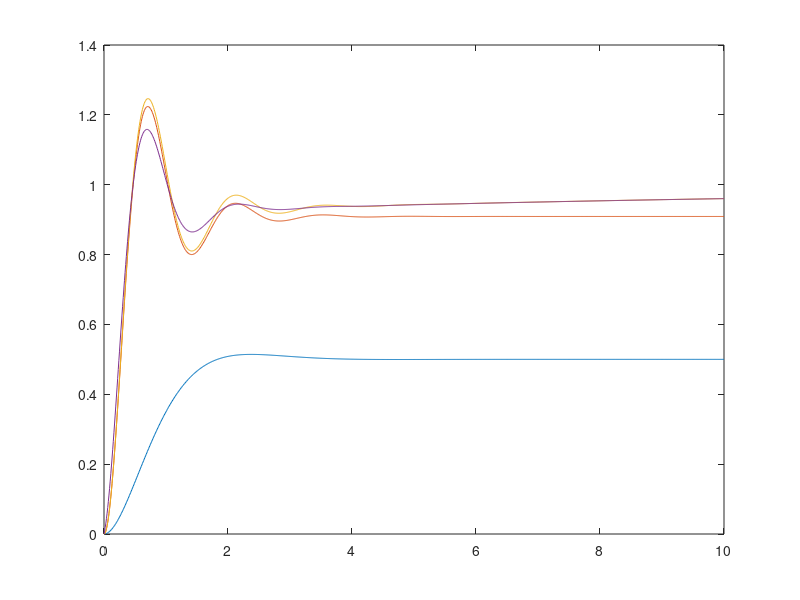

MATLAB code for this plot:
%%原系统
d1 = 2;
n = [1 3 2];
t = [0:0.01:10];
G = tf(d1,n);
g = feedback(G,1);
y = step(g,t);
plot(t,y);
hold on

%%P控制
t = [0:0.01:10];
n = [1 3 2];
d = 2;
Kp = 10;
C = pid(Kp);
G = tf(d,n);
g0 = feedback(G*C,1);
y = step(g0,t);
plot(t,y);
hold on

%%PI控制
t = [0:0.01:10];
n = [1 3 2];
d = 2;
Kp = 10;
Ki = 0.8;
C = pid(Kp,Ki);
G = tf(d,n);
g0 = feedback(G*C,1);
y = step(g0,t);
plot(t,y);
hold on

%%PID控制
t = [0:0.01:10];
n = [1 3 2];
d = 2;
Kp = 10;
Ki = 0.8;
Kd = 0.4;
C = pid(Kp,Ki,Kd);
G = tf(d,n);
g0 = feedback(G*C,1);
y = step(g0,t);
plot(t,y);